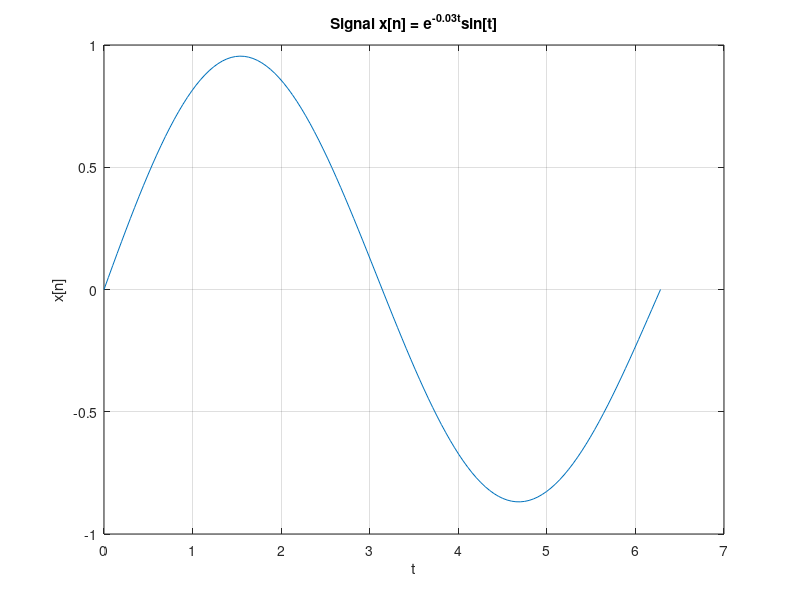

The MATLAB source for this figure: (Note: this script raises an error after producing the figure.)
% Name:Omer Pintel
% ID: 316085554

%Name:Guy Geva Iluz
%ID: 206817918

%----------------------------------HW2-------------------------------------

% -------- Q1 --------
% 1.1 Create and plot a signal of length 128
% Parameters
N = 128; % Length of the signal
t = linspace(0, 2*pi, N); % Time vector

% Signal definition
x = exp(-0.03 * t) .* sin(t); % Signal x[n] = e^{-0.03t}sin[t]

% Plot the signal
figure;
plot(t, x);
title('Signal x[n] = e^{-0.03t}sin[t]');
xlabel('t');
ylabel('x[n]');
grid on;

% 1.3 Plot the FFT signal X[k]
X = myFFT(x);

% Plot FFT
figure;
stem(abs(X));
title('FFT of the signal X[k]');
xlabel('k');
ylabel('|X[k]|');
grid on;

% 1.4 Preformance comparison between FFT and DFT
% Direct DFT function
function X = myDFT(x)
    N = length(x); % Length of input signal
    X = zeros(1, N); % Initialize output
    for k = 0:N-1
        for n = 0:N-1
            X(k+1) = X(k+1) + x(n+1) * exp(-2i * pi * k * n / N); % Compute DFT
        end
    end
end

% Performance comparison
tic;
X_dft = myDFT(x); % Compute DFT
dft_time = toc; % Measure time for DFT

tic;
X_fft = myFFT(x); % Compute FFT
fft_time = toc; % Measure time for FFT

fprintf('DFT time: %.6f seconds\n', dft_time);
fprintf('FFT time: %.6f seconds\n', fft_time);

% -------- Q2 --------
% Use of FFT to compute the IFFT

% 2.1 Explain the use of FFT to compute IFFT
% To compute the IFFT using FFT, we did the following steps:
%   Conjugate the input sequence X[k].
%   Apply the FFT to the conjugated sequence.
%   Conjugate the resulting sequence.
%   Divide the sequence by the length of the original input sequence N.

% 2.3 Plot the original and the restored signals
x_restored = myIFFT(X);

% Plot original and restored signals
figure;
subplot(2, 1, 1);
plot(t, x);
title('Original Signal x[n]');
xlabel('t');
ylabel('x[n]');
grid on;

subplot(2, 1, 2);
plot(t, real(x_restored));
title('Restored Signal x''[n]');
xlabel('t');
ylabel('x''[n]');
grid on;
